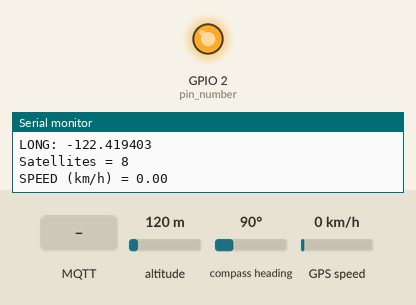
Bench run of a sketch on a simulated ESP32. Parts: output pins drawn as LEDs (lit = HIGH), the last lines printed to the serial monitor. The test bench sets the inputs (shaded band); at power-on: altitude 120 m, compass heading 90°, GPS speed 0 km/h. WiFi joins after 1.5 s; servers stay silent unless stated; random numbers use the default seed unless the sketch sets one; the GPS gets a fix after 3 s at 37.7749, -122.4194 with 8 satellites; no MQTT or app messages arrive unless stated.

Above: at 3.2 s.
3.3 s: MQTT message "0" arrives on the first subscribed topic
At 4.7 s:
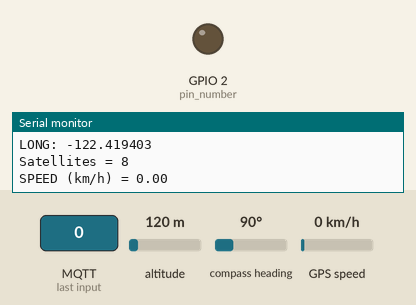
5.0 s: MQTT message "1" arrives on the first subscribed topic
At 5.4 s:
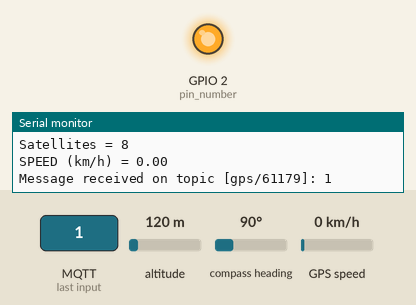
Timing chart, 0 to 8.0 s (numbered marks = the images above; inputs shaded):
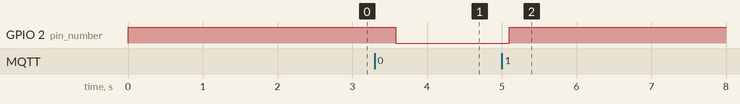

Measured:
- after the input at 3.3 s, GPIO 2 (pin_number): HIGH → LOW after 0.28 s
- after the input at 5.0 s, GPIO 2 (pin_number): LOW → HIGH after 0.10 s

The sketch:

min.ino
```cpp
#include <TinyGPS++.h>
#include <WiFi.h>
#include <Arduino.h>
#include <PubSubClient.h>

// Define the RX and TX pins for Serial 2
#define RXD2 16
#define TXD2 17
#define GPS_BAUD 9600

// The TinyGPS++ object
TinyGPSPlus gps;

// Create an instance of the HardwareSerial class for Serial 2
HardwareSerial gpsSerial(2);

float latitude = 23.876835;
float longitude = 90.320223;
int count_se = 1;
float v_speed = 0.0;
int pin_number = 2;

unsigned long previousMillis = 0;
unsigned long interval = 30000; // 30 seconds for WiFi reconnection

WiFiClient wifiClient;
PubSubClient mqttClient(wifiClient);

const char *ssid = "IoT";
const char *password = "61179318";
const char *mqttServer = "broker.emqx.io";
int mqttPort = 1883;

void setupMQTT()
{
    mqttClient.setServer(mqttServer, mqttPort);
    mqttClient.setCallback(callback);
}

void reconnectMQTT()
{
    while (!mqttClient.connected())
    {
        Serial.print("Attempting MQTT connection...");
        String clientId = "ESP32Client-";
        clientId += String(random(0xffff), HEX);
        if (mqttClient.connect(clientId.c_str()))
        {
            Serial.println("Connected to MQTT broker.");
            mqttClient.subscribe("gps/61179");
        }
        else
        {
            Serial.print("failed, rc=");
            Serial.print(mqttClient.state());
            Serial.println(" try again in 5 seconds");
            delay(5000);
        }
    }
}

void initWiFi()
{
    WiFi.mode(WIFI_STA);
    WiFi.begin(ssid, password);
    Serial.print("Connecting to WiFi ..");
    while (WiFi.status() != WL_CONNECTED)
    {
        Serial.print('.');
        delay(1000);
    }
    Serial.println("Connected to WiFi, IP address: ");
    Serial.println(WiFi.localIP());
}

void setup()
{
    Serial.begin(115200);
    gpsSerial.begin(GPS_BAUD, SERIAL_8N1, RXD2, TXD2);
    Serial.println("Serial 2 started at 9600 baud rate");
    pinMode(pin_number, OUTPUT);
    digitalWrite(pin_number, HIGH);

    initWiFi();
    setupMQTT();
}

void loop()
{
    v_speed = 0.0;

    if (WiFi.status() != WL_CONNECTED)
    {
        unsigned long currentMillis = millis();
        if (currentMillis - previousMillis >= interval)
        {
            previousMillis = currentMillis;
            WiFi.disconnect();
            initWiFi();
        }
    }

    if (!mqttClient.connected())
    {
        reconnectMQTT();
    }

    mqttClient.loop();

    // Process GPS data
    while (gpsSerial.available() > 0)
    {
        gps.encode(gpsSerial.read());
    }

    if (gps.location.isUpdated())
    {
        latitude = gps.location.lat();
        longitude = gps.location.lng();
        count_se = gps.satellites.value();
        v_speed = gps.speed.kmph();

        Serial.print("LAT: ");
        Serial.println(latitude, 6);
        Serial.print("LONG: ");
        Serial.println(longitude, 6);
        Serial.print("Satellites = ");
        Serial.println(count_se);

        if (v_speed <= 5.0)
        {
            v_speed = 0.0;
        }

        Serial.print("SPEED (km/h) = ");
        Serial.println(v_speed);
        Serial.println("");
    }

    String payload = String(latitude, 7) + "," + String(longitude, 7) + "," + String(count_se) + "," + String(v_speed);
    mqttClient.publish("gps/53384", payload.c_str());

    delay(500);
}

void callback(char *topic, byte *payload, unsigned int length)
{
    Serial.print("Message received on topic [");
    Serial.print(topic);
    Serial.print("]: ");
    String read_data = "";
    for (int i = 0; i < length; i++)
    {
        read_data += (char)payload[i];
    }

    Serial.println(read_data);

    if (read_data == "1")
    {

        digitalWrite(pin_number, HIGH);
    }
    else if (read_data == "0")
    {
        digitalWrite(pin_number, LOW);
    }

    delay(500);
}
```
